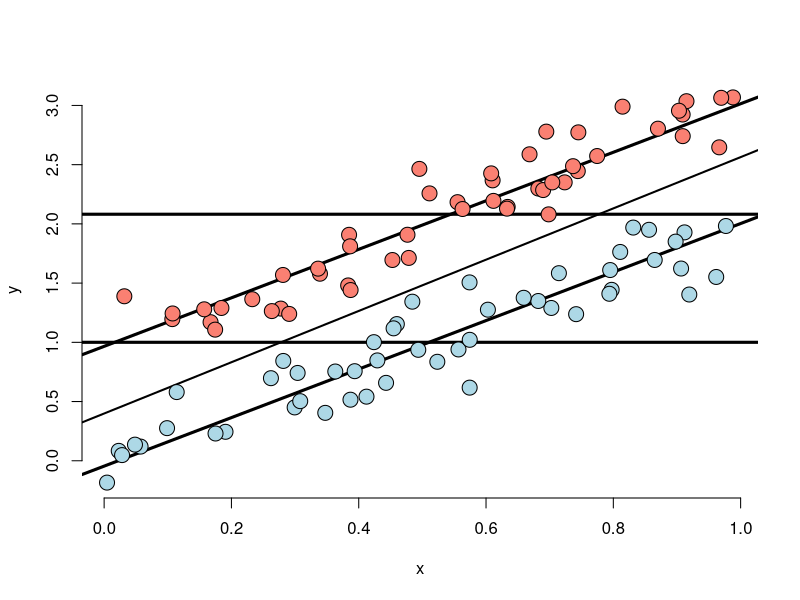
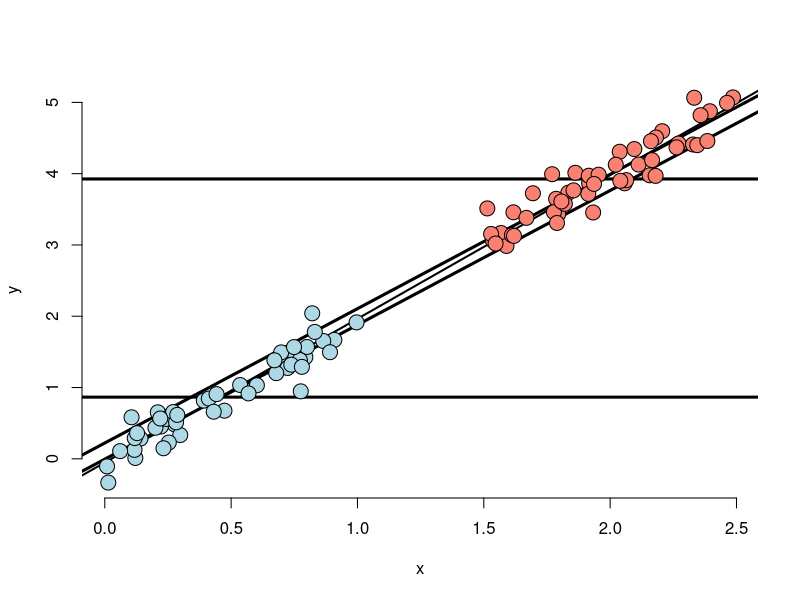
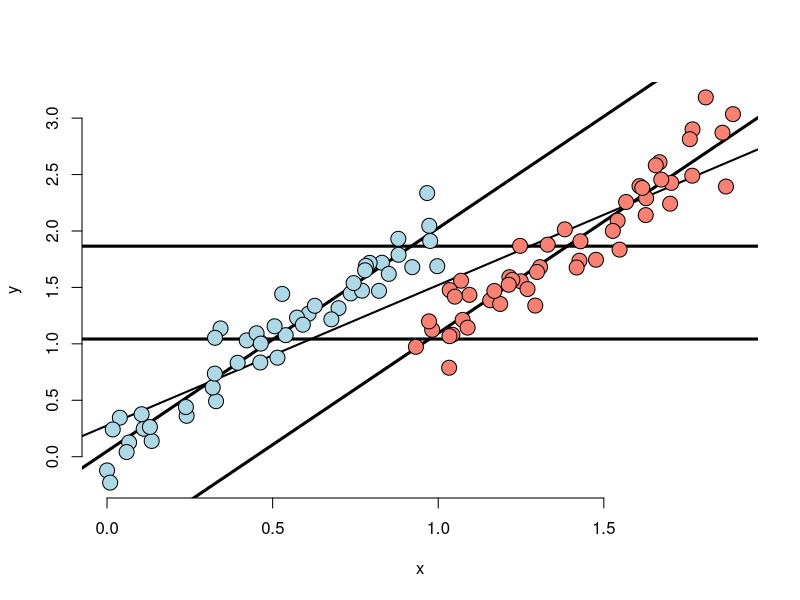
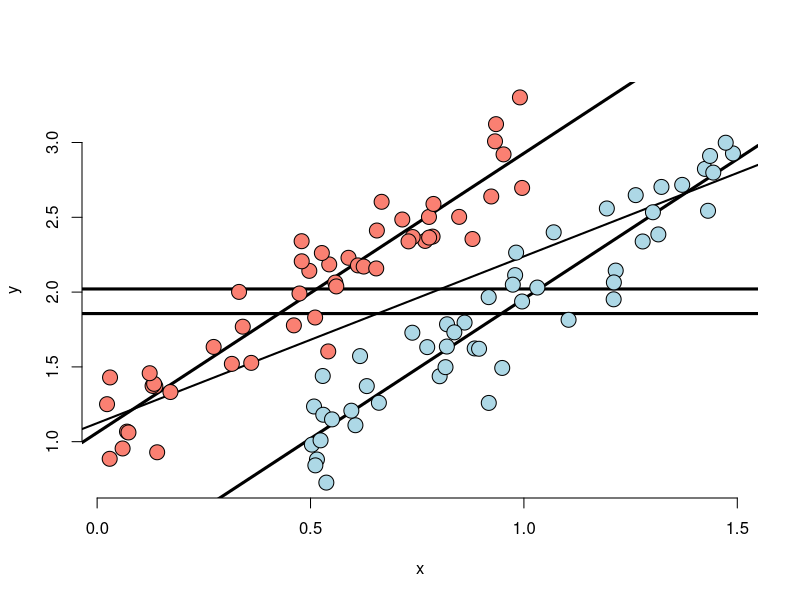
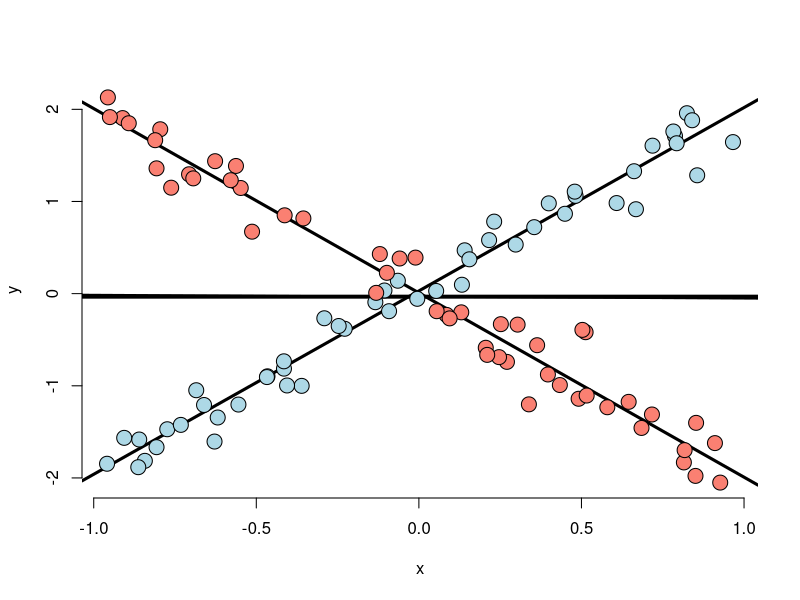
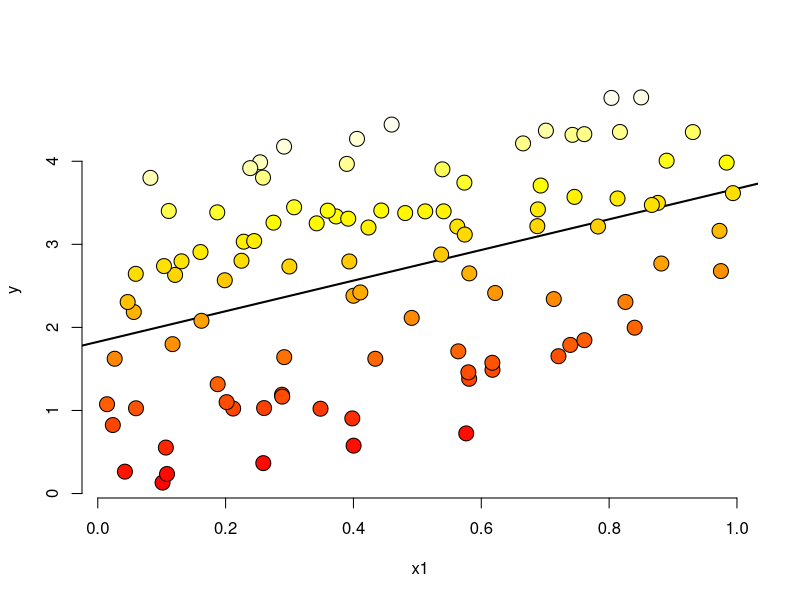
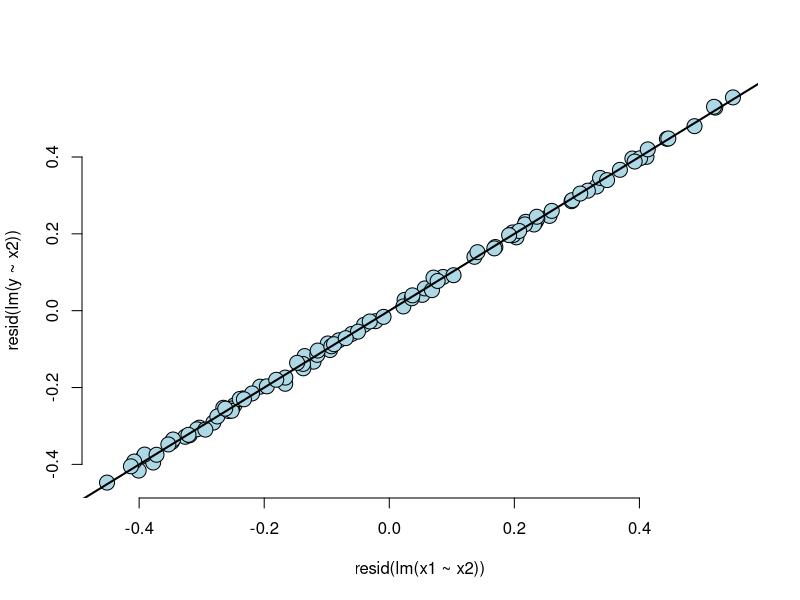

Write R code to recreate these figures, in order.
## ---- chunk 1
n <- 100; t <- rep(c(0, 1), c(n/2, n/2)); x <- c(runif(n/2), runif(n/2));
beta0 <- 0; beta1 <- 2; tau <- 1; sigma <- .2
y <- beta0 + x * beta1 + t * tau + rnorm(n, sd = sigma)
plot(x, y, type = "n", frame = FALSE)
abline(lm(y ~ x), lwd = 2)
abline(h = mean(y[1 : (n/2)]), lwd = 3)
abline(h = mean(y[(n/2 + 1) : n]), lwd = 3)
fit <- lm(y ~ x + t)
abline(coef(fit)[1], coef(fit)[2], lwd = 3)
abline(coef(fit)[1] + coef(fit)[3], coef(fit)[2], lwd = 3)
points(x[1 : (n/2)], y[1 : (n/2)], pch = 21, col = "black", bg = "lightblue", cex = 2)
points(x[(n/2 + 1) : n], y[(n/2 + 1) : n], pch = 21, col = "black", bg = "salmon", cex = 2)
## ---- chunk 2
n <- 100; t <- rep(c(0, 1), c(n/2, n/2)); x <- c(runif(n/2), 1.5 + runif(n/2));
beta0 <- 0; beta1 <- 2; tau <- 0; sigma <- .2
y <- beta0 + x * beta1 + t * tau + rnorm(n, sd = sigma)
plot(x, y, type = "n", frame = FALSE)
abline(lm(y ~ x), lwd = 2)
abline(h = mean(y[1 : (n/2)]), lwd = 3)
abline(h = mean(y[(n/2 + 1) : n]), lwd = 3)
fit <- lm(y ~ x + t)
abline(coef(fit)[1], coef(fit)[2], lwd = 3)
abline(coef(fit)[1] + coef(fit)[3], coef(fit)[2], lwd = 3)
points(x[1 : (n/2)], y[1 : (n/2)], pch = 21, col = "black", bg = "lightblue", cex = 2)
points(x[(n/2 + 1) : n], y[(n/2 + 1) : n], pch = 21, col = "black", bg = "salmon", cex = 2)
## ---- chunk 3
n <- 100; t <- rep(c(0, 1), c(n/2, n/2)); x <- c(runif(n/2), .9 + runif(n/2));
beta0 <- 0; beta1 <- 2; tau <- -1; sigma <- .2
y <- beta0 + x * beta1 + t * tau + rnorm(n, sd = sigma)
plot(x, y, type = "n", frame = FALSE)
abline(lm(y ~ x), lwd = 2)
abline(h = mean(y[1 : (n/2)]), lwd = 3)
abline(h = mean(y[(n/2 + 1) : n]), lwd = 3)
fit <- lm(y ~ x + t)
abline(coef(fit)[1], coef(fit)[2], lwd = 3)
abline(coef(fit)[1] + coef(fit)[3], coef(fit)[2], lwd = 3)
points(x[1 : (n/2)], y[1 : (n/2)], pch = 21, col = "black", bg = "lightblue", cex = 2)
points(x[(n/2 + 1) : n], y[(n/2 + 1) : n], pch = 21, col = "black", bg = "salmon", cex = 2)
## ---- chunk 4
n <- 100; t <- rep(c(0, 1), c(n/2, n/2)); x <- c(.5 + runif(n/2), runif(n/2));
beta0 <- 0; beta1 <- 2; tau <- 1; sigma <- .2
y <- beta0 + x * beta1 + t * tau + rnorm(n, sd = sigma)
plot(x, y, type = "n", frame = FALSE)
abline(lm(y ~ x), lwd = 2)
abline(h = mean(y[1 : (n/2)]), lwd = 3)
abline(h = mean(y[(n/2 + 1) : n]), lwd = 3)
fit <- lm(y ~ x + t)
abline(coef(fit)[1], coef(fit)[2], lwd = 3)
abline(coef(fit)[1] + coef(fit)[3], coef(fit)[2], lwd = 3)
points(x[1 : (n/2)], y[1 : (n/2)], pch = 21, col = "black", bg = "lightblue", cex = 2)
points(x[(n/2 + 1) : n], y[(n/2 + 1) : n], pch = 21, col = "black", bg = "salmon", cex = 2)
## ---- chunk 5
n <- 100; t <- rep(c(0, 1), c(n/2, n/2)); x <- c(runif(n/2, -1, 1), runif(n/2, -1, 1));
beta0 <- 0; beta1 <- 2; tau <- 0; tau1 <- -4; sigma <- .2
y <- beta0 + x * beta1 + t * tau + t * x * tau1 + rnorm(n, sd = sigma)
plot(x, y, type = "n", frame = FALSE)
abline(lm(y ~ x), lwd = 2)
abline(h = mean(y[1 : (n/2)]), lwd = 3)
abline(h = mean(y[(n/2 + 1) : n]), lwd = 3)
fit <- lm(y ~ x + t + I(x * t))
abline(coef(fit)[1], coef(fit)[2], lwd = 3)
abline(coef(fit)[1] + coef(fit)[3], coef(fit)[2] + coef(fit)[4], lwd = 3)
points(x[1 : (n/2)], y[1 : (n/2)], pch = 21, col = "black", bg = "lightblue", cex = 2)
points(x[(n/2 + 1) : n], y[(n/2 + 1) : n], pch = 21, col = "black", bg = "salmon", cex = 2)
## ---- chunk 6
p <- 1
n <- 100; x2 <- runif(n); x1 <- p * runif(n) - (1 - p) * x2
beta0 <- 0; beta1 <- 1; tau <- 4 ; sigma <- .01
y <- beta0 + x1 * beta1 + tau * x2 + rnorm(n, sd = sigma)
plot(x1, y, type = "n", frame = FALSE)
abline(lm(y ~ x1), lwd = 2)
co.pal <- heat.colors(n)
points(x1, y, pch = 21, col = "black", bg = co.pal[round((n - 1) * x2 + 1)], cex = 2)
## ---- chunk 7
plot(resid(lm(x1 ~ x2)), resid(lm(y ~ x2)), frame = FALSE, col = "black", bg = "lightblue", pch = 21, cex = 2)
abline(lm(I(resid(lm(x1 ~ x2))) ~ I(resid(lm(y ~ x2)))), lwd = 2)
